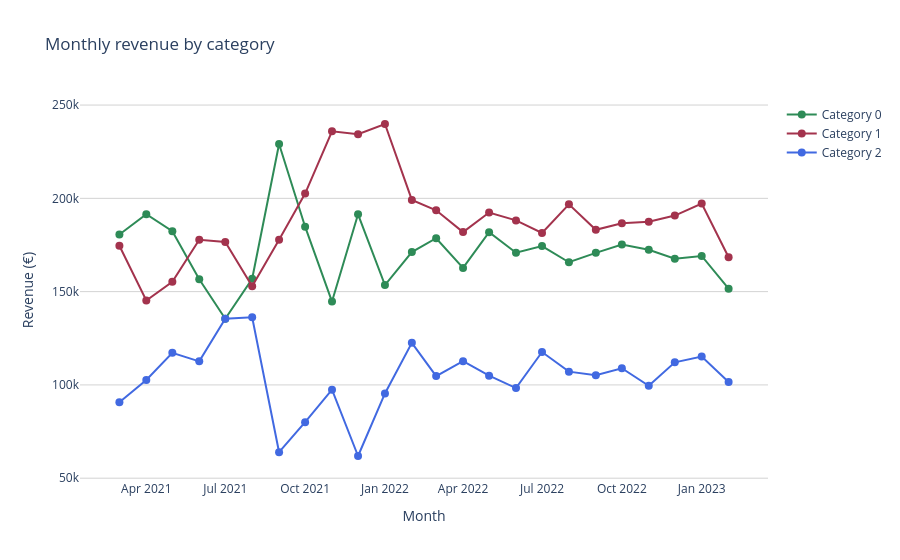

Notebook source saved alongside this figure:
### Code cell
# Monthly revenue by category over time
fig = go.Figure()

fig.add_trace(
    go.Scatter(
        x=ca_categ_mois.index.astype(str),
        y=ca_categ_mois[0],
        mode="lines+markers",
        name="Category 0",
        line=dict(color="#2E8B57"),
        marker=dict(size=8),
    )
)

fig.add_trace(
    go.Scatter(
        x=ca_categ_mois.index.astype(str),
        y=ca_categ_mois[1],
        mode="lines+markers",
        name="Category 1",
        line=dict(color="#A3334D"),
        marker=dict(size=8),
    )
)

fig.add_trace(
    go.Scatter(
        x=ca_categ_mois.index.astype(str),
        y=ca_categ_mois[2],
        mode="lines+markers",
        name="Category 2",
        line=dict(color="#4169E1"),
        marker=dict(size=8),
    )
)

fig.update_layout(
    title="Monthly revenue by category",
    xaxis_title="Month",
    yaxis_title="Revenue (€)",
    plot_bgcolor="white",
    xaxis=dict(showgrid=True),
    yaxis=dict(showgrid=True, gridcolor="Lightgray"),
)
fig.show()

### Figure 1 — Plotly figure (JSON) as saved in the notebook; plotly's stock layout.template omitted (floating-point values rounded to 4 significant figures)
{"data": [{"line": {"color": "#2E8B57"}, "marker": {"size": 8}, "mode": "lines+markers", "name": "Category 0", "type": "scatter", "x": ["2021-03-01", "2021-04-01", "2021-05-01", "2021-06-01", "2021-07-01", "2021-08-01", "2021-09-01", "2021-10-01", "2021-11-01", "2021-12-01", "2022-01-01", "2022-02-01", "2022-03-01", "2022-04-01", "2022-05-01", "2022-06-01", "2022-07-01", "2022-08-01", "2022-09-01", "2022-10-01", "2022-11-01", "2022-12-01", "2023-01-01", "2023-02-01"], "y": [180600.0, 191500.0, 182400.0, 156600.0, 135500.0, 156900.0, 229200.0, 184800.0, 144700.0, 191500.0, 153500.0, 171200.0, 178600.0, 162700.0, 181900.0, 170800.0, 174400.0, 165800.0, 170800.0, 175200.0, 172400.0, 167600.0, 169100.0, 151600.0]}, {"line": {"color": "#A3334D"}, "marker": {"size": 8}, "mode": "lines+markers", "name": "Category 1", "type": "scatter", "x": ["2021-03-01", "2021-04-01", "2021-05-01", "2021-06-01", "2021-07-01", "2021-08-01", "2021-09-01", "2021-10-01", "2021-11-01", "2021-12-01", "2022-01-01", "2022-02-01", "2022-03-01", "2022-04-01", "2022-05-01", "2022-06-01", "2022-07-01", "2022-08-01", "2022-09-01", "2022-10-01", "2022-11-01", "2022-12-01", "2023-01-01", "2023-02-01"], "y": [174600.0, 145300.0, 155300.0, 177800.0, 176600.0, 152900.0, 177800.0, 202600.0, 236000.0, 234400.0, 239800.0, 199200.0, 193600.0, 181900.0, 192400.0, 188200.0, 181400.0, 196800.0, 183100.0, 186600.0, 187400.0, 190800.0, 197200.0, 168400.0]}, {"line": {"color": "#4169E1"}, "marker": {"size": 8}, "mode": "lines+markers", "name": "Category 2", "type": "scatter", "x": ["2021-03-01", "2021-04-01", "2021-05-01", "2021-06-01", "2021-07-01", "2021-08-01", "2021-09-01", "2021-10-01", "2021-11-01", "2021-12-01", "2022-01-01", "2022-02-01", "2022-03-01", "2022-04-01", "2022-05-01", "2022-06-01", "2022-07-01", "2022-08-01", "2022-09-01", "2022-10-01", "2022-11-01", "2022-12-01", "2023-01-01", "2023-02-01"], "y": [90710.0, 102600.0, 117200.0, 112600.0, 135500.0, 136200.0, 63940.0, 80030.0, 97440.0, 61900.0, 95410.0, 122500.0, 104700.0, 112700.0, 104900.0, 98310.0, 117600.0, 107100.0, 105200.0, 108900.0, 99540.0, 112100.0, 115200.0, 101500.0]}], "layout": {"plot_bgcolor": "white", "title": {"text": "Monthly revenue by category"}, "xaxis": {"showgrid": true, "title": {"text": "Month"}}, "yaxis": {"gridcolor": "Lightgray", "showgrid": true, "title": {"text": "Revenue (€)"}}}}
